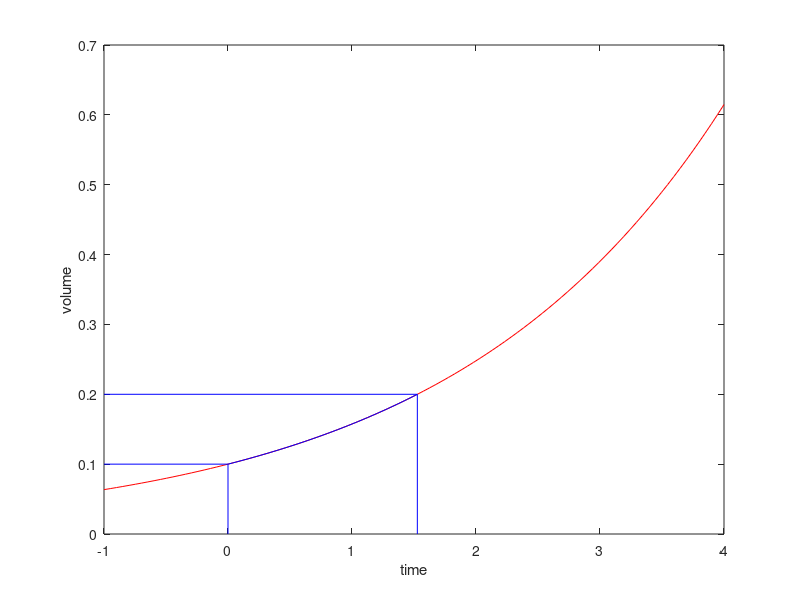

Here is the MATLAB script that generated this plot:
%% fig:cellcycle 
%% out:genome

%% growth of a rod at constant substrate
Vd = .2; f = 1; del = .01; kE = .2; g = 5; v = .2; kM = 1;
Vm = (v/ g/ kM)^3;
Vi = Vd * del/ 3/ ((Vd/Vm)^(1/3)/f - 1 + del/ 3);
r_rod = - Vd * f * kE * del/ 3/ Vi/ (f + g);
t0 = -1;
t = linspace(t0,4,100)';       
V = Vi - (Vi - Vd/2) * exp(- t * r_rod);

td = -log((Vi-Vd)/(Vi-Vd/2))/r_rod;
s = linspace(0,td,20)';
W = Vi - (Vi - Vd/2) * exp(- s * r_rod);

%% gset term postscript color solid "Times-Roman" 35
%% gset output "genome.ps"

plot(t, V, '-r', s, W, '-b', ...
     [0;0], [0; Vd/2], '-b', [t0;0], [Vd/2; Vd/2], '-b', ...
     [td;td], [0; Vd], '-b', [td;t0], [Vd; Vd], '-b')
xlabel('time');
ylabel('volume');
